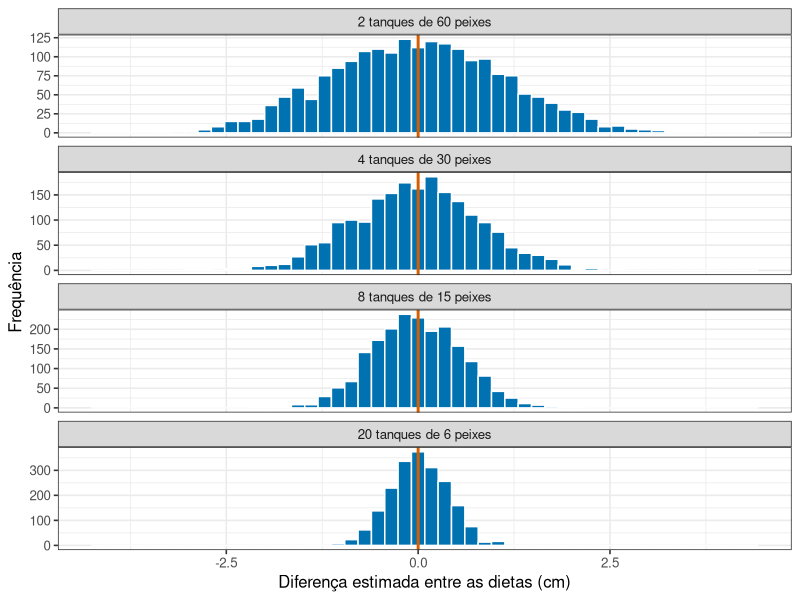
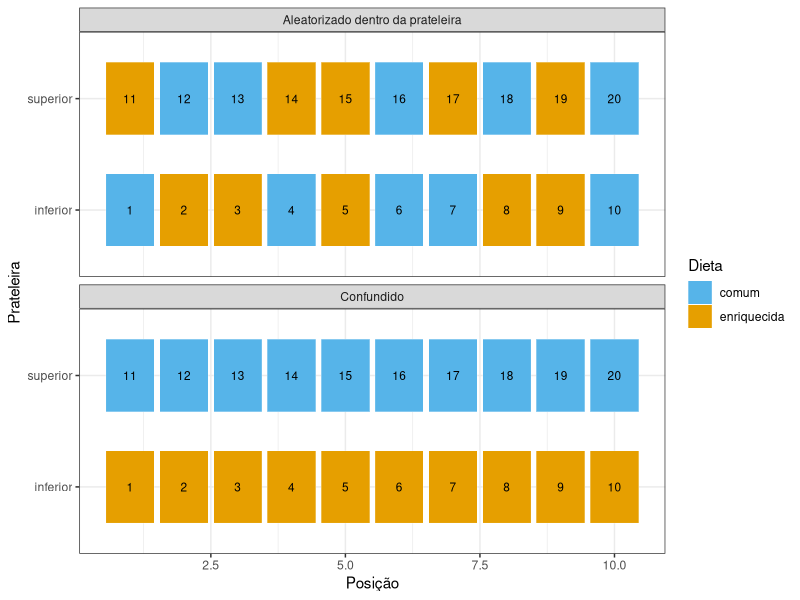

Recreate these plots in R, in order.
## ---- chunk 1
#| include: false
library(tidyverse)
theme_set(theme_bw(base_size = 12))
## ---- chunk 2
#| code-fold: true
#| code-summary: "Ver a simulação das quatro alocações"
#| label: fig-pread06-alocacao
#| fig-cap: "Diferença estimada entre duas dietas idênticas, em dois mil experimentos, para quatro maneiras de distribuir os mesmos 120 peixes. Como não há efeito, o valor correto é sempre zero."
#| fig-alt: "Quatro histogramas empilhados, todos centrados em zero. Com 2 tanques de 60 peixes a distribuição é muito larga; ela vai se estreitando conforme o número de tanques aumenta, e com 20 tanques de 6 peixes fica bem concentrada em torno de zero."
#| fig-height: 4.6

library(tidyverse)

variacao_entre_tanques <- 0.8
variacao_entre_peixes <- 0.5
orcamento <- 120

diferenca_estimada <- function(n_tanques) {
  peixes_por_tanque <- orcamento / n_tanques
  dieta <- rep(c("comum", "enriquecida"), each = n_tanques / 2)

  media_tanque <- rnorm(n_tanques, mean = 10, sd = variacao_entre_tanques)
  media_medida <- media_tanque +
    rnorm(n_tanques, mean = 0, sd = variacao_entre_peixes / sqrt(peixes_por_tanque))

  mean(media_medida[dieta == "enriquecida"]) - mean(media_medida[dieta == "comum"])
}

alocacoes <- c(2, 4, 8, 20)
rotulos <- paste0(alocacoes, " tanques de ", orcamento / alocacoes, " peixes")

diferencas <- bind_rows(lapply(seq_along(alocacoes), function(i) {
  tibble(
    alocacao = rotulos[i],
    diferenca = replicate(2000, diferenca_estimada(alocacoes[i]))
  )
})) |>
  mutate(alocacao = fct_relevel(alocacao, rotulos))

ggplot(diferencas, aes(x = diferenca)) +
  geom_histogram(bins = 50, fill = "#0072B2", colour = "white") +
  geom_vline(xintercept = 0, colour = "#D55E00", linewidth = 1) +
  facet_wrap(~ alocacao, ncol = 1, scales = "free_y") +
  labs(x = "Diferença estimada entre as dietas (cm)", y = "Frequência")
## ---- chunk 3
#| echo: false
espalhamento <- diferencas |>
  group_by(alocacao) |>
  summarise(desvio = sd(diferenca))

sd_2  <- formatC(espalhamento$desvio[1], format = "f", digits = 2, decimal.mark = ",")
sd_20 <- formatC(espalhamento$desvio[4], format = "f", digits = 2, decimal.mark = ",")
## ---- chunk 4
#| code-fold: true
#| code-summary: "Ver uma alocação balanceada em R"
library(tidyverse)

tanques <- tibble(tanque = 1:20)

alocacao <- tanques |>
  mutate(
    dieta = sample(rep(c("comum", "enriquecida"), each = 10))
  )

alocacao
## ---- chunk 5
#| code-fold: true
#| code-summary: "Ver alocação confundida e alocação balanceada"
#| label: fig-pread06-confundimento
#| fig-cap: "Dois desenhos com vinte tanques. No primeiro, dieta e prateleira coincidem; no segundo, cada prateleira contém as duas dietas."
#| fig-alt: "Dois painéis de tanques organizados em prateleiras. No painel confundido cada prateleira possui uma única cor; no balanceado as duas cores aparecem em cada prateleira."
#| fig-height: 4.2
library(tidyverse)

tanques <- crossing(prateleira = c("superior", "inferior"), posicao = 1:10) |>
  mutate(tanque = row_number())

confundido <- tanques |>
  mutate(dieta = if_else(prateleira == "superior", "comum", "enriquecida"),
         desenho = "Confundido")

balanceado <- tanques |>
  group_by(prateleira) |>
  mutate(dieta = sample(rep(c("comum", "enriquecida"), each = 5))) |>
  ungroup() |>
  mutate(desenho = "Aleatorizado dentro da prateleira")

bind_rows(confundido, balanceado) |>
  ggplot(aes(x = posicao, y = prateleira, fill = dieta)) +
  geom_tile(colour = "white", width = 0.9, height = 0.65) +
  geom_text(aes(label = tanque), size = 3) +
  facet_wrap(~ desenho, ncol = 1) +
  scale_fill_manual(values = c(comum = "#56B4E9", enriquecida = "#E69F00")) +
  labs(x = "Posição", y = "Prateleira", fill = "Dieta") +
  theme_bw(base_size = 11)
## ---- chunk 6
#| code-fold: true
#| code-summary: "Ver a aleatorização restrita por blocos"
library(tidyverse)

unidades <- crossing(
  prateleira = paste("prateleira", 1:4),
  posicao = 1:6
)

plano <- unidades |>
  group_by(prateleira) |>
  mutate(tratamento = sample(rep(c("controle", "dieta nova"), each = 3))) |>
  ungroup()

count(plano, prateleira, tratamento)
